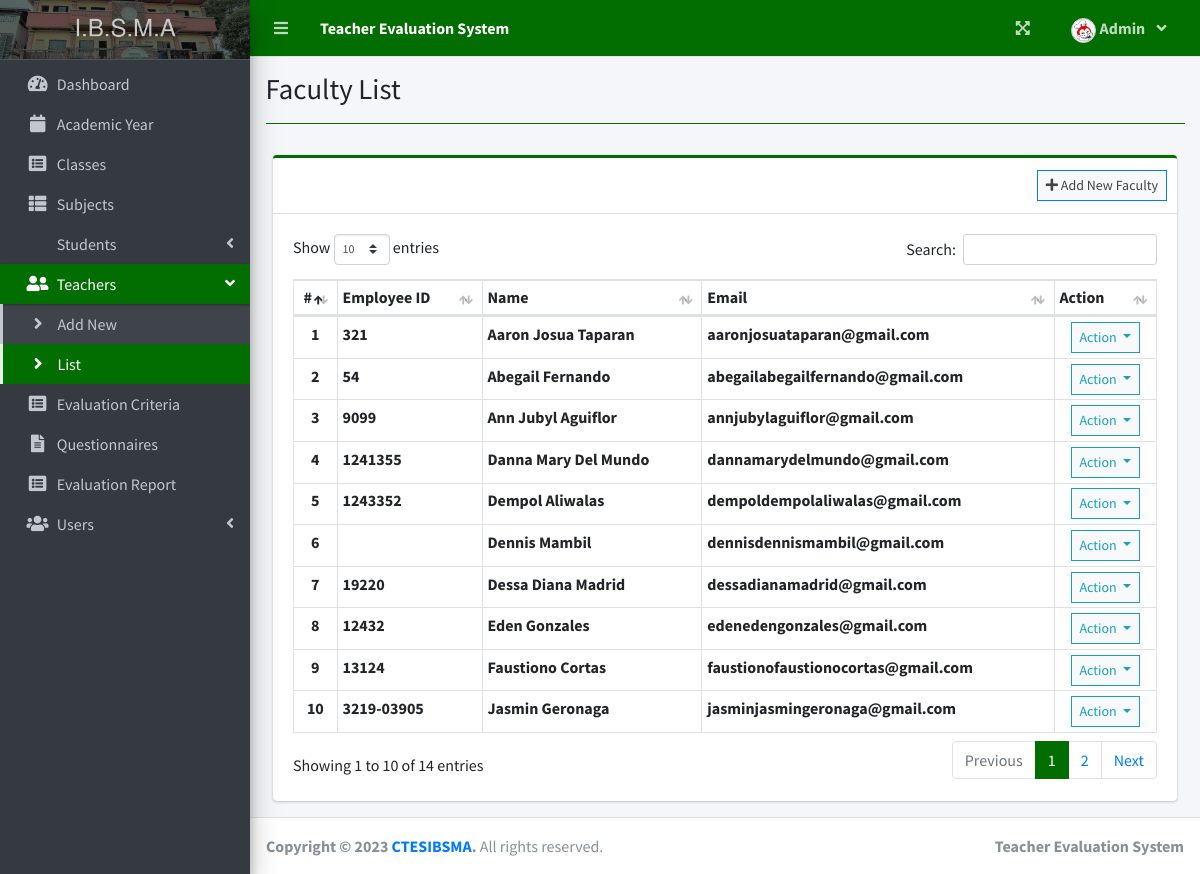
/index.php?page=faculty_list (signed in), run on the app's committed database.
### tables this page shows
CREATE TABLE `faculty_list` (
  `id` int(30) NOT NULL,
  `school_id` varchar(100) NOT NULL,
  `firstname` varchar(200) NOT NULL,
  `lastname` varchar(200) NOT NULL,
  `email` varchar(200) NOT NULL,
  `password` text NOT NULL,
  `avatar` text NOT NULL DEFAULT 'no-image-available.png',
  `date_created` datetime NOT NULL DEFAULT current_timestamp()
);

### admin/faculty_list.php (the view, shortened to what this page needs)
<?php include'db_connect.php' ?>
<div class="col-lg-12">
	<div class="card card-outline card-success">
		<div class="card-header">
			<div class="card-tools">
				<a class="btn btn-block btn-sm btn-default btn-flat border-primary" href="./index.php?page=new_faculty"><i class="fa fa-plus"></i> Add New Faculty</a>
			</div>
		</div>
		<div class="card-body">
			<table class="table table-hover table-bordered table-sm" id="list">
				<thead>
					<tr>
						<th class="text-center">#</th>
						<th>Employee ID</th>
						<th>Name</th>
						<th>Email</th>
						<th>Action</th>
					</tr>
				</thead>
				<tbody>
					<?php
					$i = 1;
					$qry = $conn->query("SELECT *,concat(firstname,' ',lastname) as name FROM faculty_list order by concat(firstname,' ',lastname) asc");
					while($row= $qry->fetch_assoc()):
					?>
					<tr>
						<th class="text-center"><?php echo $i++ ?></th>
						<td><b><?php echo $row['school_id'] ?></b></td>
						<td><b><?php echo ucwords($row['name']) ?></b></td>
						<td><b><?php echo $row['email'] ?></b></td>
						<td class="text-center">
							<button type="button" class="btn btn-default btn-sm btn-flat border-info wave-effect text-info dropdown-toggle" data-toggle="dropdown" aria-expanded="true">
		                      Action
		                    </button>
						</td>
					</tr>
				<?php endwhile; ?>
				</tbody>
			</table>
		</div>
	</div>
</div>

### index.php (style rules this page uses)
.card-outline { border-color: #026e02 !important; }

### data on the page
faculty_list: school "321", name "Aaron Josua Taparan", email "aaronjosuataparan@gmail.com"
faculty_list: school "54", name "Abegail Fernando", email "abegailabegailfernando@gmail.com"
faculty_list: school "9099", name "Ann Jubyl Aguiflor", email "annjubylaguiflor@gmail.com"
faculty_list: school "1241355", name "Danna Mary Del Mundo", email "dannamarydelmundo@gmail.com"
faculty_list: school "1243352", name "Dempol Aliwalas", email "dempoldempolaliwalas@gmail.com"
faculty_list: name "Dennis Mambil", email "dennisdennismambil@gmail.com"
faculty_list: school "19220", name "Dessa Diana Madrid", email "dessadianamadrid@gmail.com"
faculty_list: school "12432", name "Eden Gonzales", email "edenedengonzales@gmail.com"
faculty_list: school "13124", name "Faustiono Cortas", email "faustionofaustionocortas@gmail.com"
faculty_list: school "3219-03905", name "Jasmin Geronaga", email "jasminjasmingeronaga@gmail.com"

### other printed values
$_SESSION['system']['name'] "Teacher Evaluation System"
$_SESSION['login_firstname'] "Admin"
$title "Faculty List"
